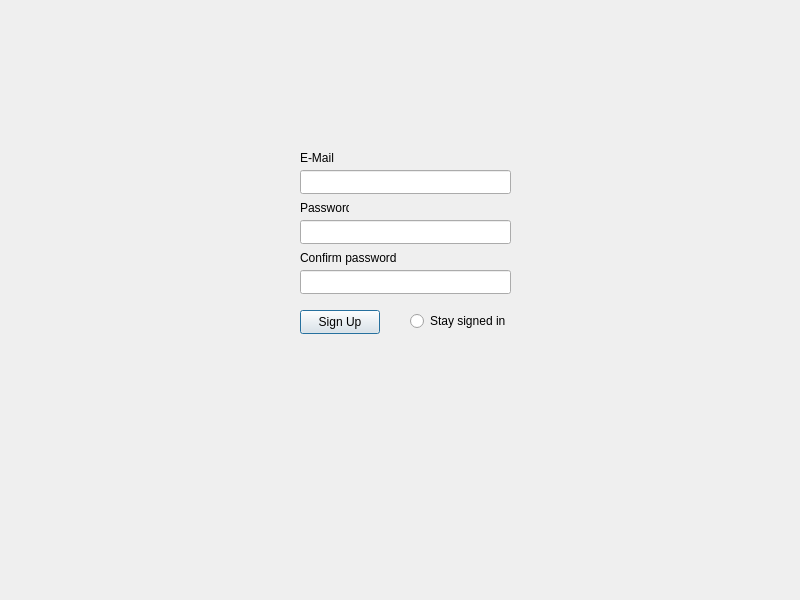
<?xml version="1.0" encoding="UTF-8"?>
<ui version="4.0">
 <class>signuppage</class>
 <widget class="QDialog" name="signuppage">
  <property name="geometry">
   <rect>
    <x>0</x>
    <y>0</y>
    <width>800</width>
    <height>600</height>
   </rect>
  </property>
  <property name="windowTitle">
   <string>Dialog</string>
  </property>
  <widget class="QLineEdit" name="email_editline">
   <property name="geometry">
    <rect>
     <x>300</x>
     <y>170</y>
     <width>211</width>
     <height>24</height>
    </rect>
   </property>
  </widget>
  <widget class="QLineEdit" name="password_editline">
   <property name="geometry">
    <rect>
     <x>300</x>
     <y>220</y>
     <width>211</width>
     <height>24</height>
    </rect>
   </property>
  </widget>
  <widget class="QLabel" name="label">
   <property name="geometry">
    <rect>
     <x>300</x>
     <y>150</y>
     <width>49</width>
     <height>16</height>
    </rect>
   </property>
   <property name="text">
    <string>E-Mail</string>
   </property>
  </widget>
  <widget class="QLabel" name="label_2">
   <property name="geometry">
    <rect>
     <x>300</x>
     <y>200</y>
     <width>49</width>
     <height>16</height>
    </rect>
   </property>
   <property name="text">
    <string>Password</string>
   </property>
  </widget>
  <widget class="QLineEdit" name="confirm_password">
   <property name="geometry">
    <rect>
     <x>300</x>
     <y>270</y>
     <width>211</width>
     <height>24</height>
    </rect>
   </property>
  </widget>
  <widget class="QLabel" name="label_3">
   <property name="geometry">
    <rect>
     <x>300</x>
     <y>250</y>
     <width>131</width>
     <height>16</height>
    </rect>
   </property>
   <property name="text">
    <string>Confirm password</string>
   </property>
  </widget>
  <widget class="QPushButton" name="signup_button">
   <property name="geometry">
    <rect>
     <x>300</x>
     <y>310</y>
     <width>80</width>
     <height>24</height>
    </rect>
   </property>
   <property name="text">
    <string>Sign Up</string>
   </property>
  </widget>
  <widget class="QLabel" name="password_label">
   <property name="geometry">
    <rect>
     <x>360</x>
     <y>200</y>
     <width>231</width>
     <height>16</height>
    </rect>
   </property>
   <property name="text">
    <string/>
   </property>
  </widget>
  <widget class="QLabel" name="email_label">
   <property name="geometry">
    <rect>
     <x>360</x>
     <y>150</y>
     <width>231</width>
     <height>16</height>
    </rect>
   </property>
   <property name="text">
    <string/>
   </property>
  </widget>
  <widget class="QRadioButton" name="staySignedInRadio">
   <property name="geometry">
    <rect>
     <x>410</x>
     <y>310</y>
     <width>111</width>
     <height>22</height>
    </rect>
   </property>
   <property name="text">
    <string>Stay signed in</string>
   </property>
  </widget>
 </widget>
 <resources/>
 <connections/>
</ui>
